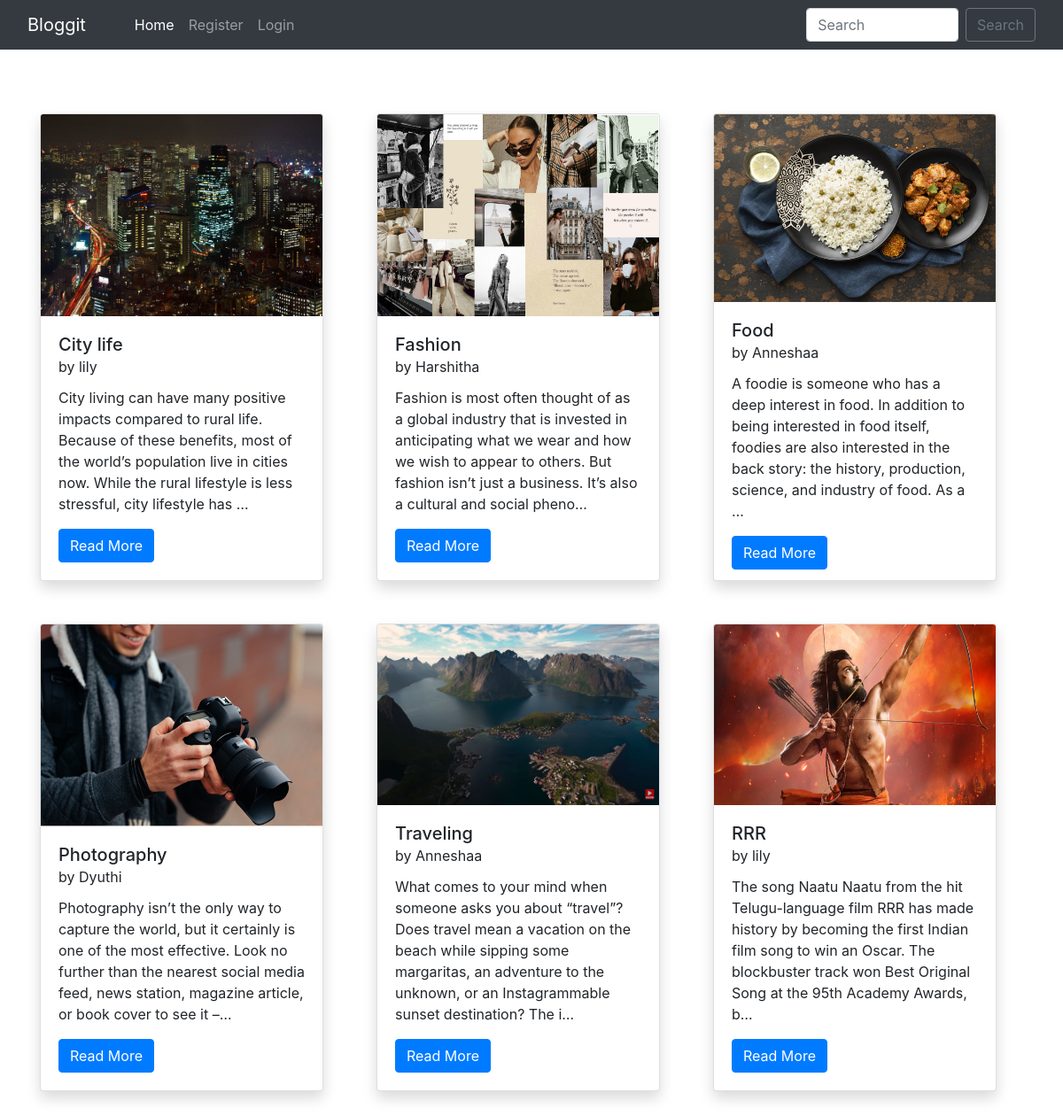
The page / on the database its author committed.
### home/models.py (models this page shows, shortened)
class BlogPost(models.Model):
    title=models.CharField(max_length=255)
    author= models.ForeignKey(User, on_delete=models.CASCADE)
    slug=models.CharField(max_length=130)
    content=models.TextField()
    image = models.ImageField(upload_to="profile_pics", blank=True, null=True)
    dateTime=models.DateTimeField(auto_now_add=True)

### home/views.py (the view)
# urls.py: path("", views.blogs, name="blogs"),
def blogs(request):
    posts = BlogPost.objects.all()
    posts = BlogPost.objects.filter().order_by('-dateTime')
    return render(request, "blog.html", {'posts':posts})

### home/templates/blog.html (shortened to what this page needs)
{% extends 'base.html' %}
{% block homeactive %} active {% endblock homeactive %}
{% block body %}
<div class="container mt-5 mb-3">
    <div class="row">
        {% for post in posts %}
        <div class="col-lg-4 my-4">
            <div class="card shadow" style="width: 20rem; height: 33rem;">
                <img src="/media/{{post.image}}" class="card-img-top" alt="..." height="250px">
                <div class="card-body">
                  <h5 class="card-title">{{post.title}} <br><small>by {{post.author}}</small></h5>
                  <p class="card-text">{{post.content| truncatechars:210}}</p>
                  <a href="blog/{{post.slug}}" class="btn btn-primary">Read More {% if user.is_superuser %}{% endif %}</a>
                </div>
              </div>
        </div>
        {% endfor %}
    </div>
</div>
{% endblock %}

### home/templates/base.html (shortened to what this page needs)
<!doctype html>
<html lang="en">
  <head>
    <link href="//maxcdn.bootstrapcdn.com/bootstrap/4.1.1/css/bootstrap.min.css" rel="stylesheet" id="bootstrap-css">
    <link href="https://cdn.jsdelivr.net/npm/bootstrap@5.0.2/dist/css/bootstrap.min.css" rel="stylesheet">
    <link rel="stylesheet" href="https://maxcdn.bootstrapcdn.com/bootstrap/4.0.0/css/bootstrap.min.css">
  </head>
  <body>
    <nav class="navbar navbar-expand-lg navbar-dark bg-dark sticky-top">
        <div class="container-fluid">
          <a class="navbar-brand" href="#">Bloggit</a>
          <div class="collapse navbar-collapse" id="navbarSupportedContent">
          <div class="container mx-3">
            <ul class="navbar-nav me-auto mb-2 mb-lg-0">
              <li class="nav-item">
                <a class="nav-link {% block homeactive %} {% endblock homeactive %}" aria-current="page" href="/">Home</a>
              </li>
              {% if user.is_authenticated %}
              <li class="nav-item">
                <a class="nav-link {% block add_blogs_active %} {% endblock add_blogs_active %}" href="/add_blogs/">Add Blogs</a>
              </li>
              <li class="nav-item">
                <a class="nav-link active" href="#">Hello {{request.user}}</a>
              </li>
              <li class="nav-item">
                <a class="nav-link {% block profileactive %} {% endblock profileactive %}" href="/profile/">Profile</a>
              </li>
              <li class="nav-item">
                <a class="nav-link" href="/logout/">Logout</a>
              </li>
              {% else %}
              <li class="nav-item">
                <a class="nav-link {% block registeractive %} {% endblock registeractive %}" href="/register/">Register</a>
              </li>
               <li class="nav-item">
                <a class="nav-link {% block loginactive %} {% endblock loginactive %}" href="/login/">Login</a>
              </li>
              {% endif %}
            </ul>
            </div>
            <form class="d-flex" method="POST" action="/search/"> {% csrf_token %}
              <input class="form-control me-2" type="search" placeholder="Search" name="searched" id="searched" aria-label="Search">
              <button href="/search/" class="btn btn-outline-secondary" type="submit">Search</button>
            </form>
          </div>
        </div>
      </nav>
      {% block body %}
      {% endblock %}
</body>
</html>

### rows shown on the page
BlogPost: image (picture), title "City life", author "lily", content "City living can have many positive impacts compared to rural life. Because of these benefits, most of the world’s population live in cities now. While the rural lifestyle is less stressful, city lifestyle has …"
BlogPost: image (picture), title "Fashion", author "Harshitha", content "Fashion is most often thought of as a global industry that is invested in anticipating what we wear and how we wish to appear to others. But fashion isn’t just a business. It’s also a cultural and social pheno…"
BlogPost: image (picture), title "Food", author "Anneshaa", content "A foodie is someone who has a deep interest in food. In addition to being interested in food itself, foodies are also interested in the back story: the history, production, science, and industry of food. As a …"
BlogPost: image (picture), title "Photography", author "Dyuthi", content "Photography isn’t the only way to capture the world, but it certainly is one of the most effective. Look no further than the nearest social media feed, news station, magazine article, or book cover to see it –…"
BlogPost: image (picture), title "Traveling", author "Anneshaa", content "What comes to your mind when someone asks you about “travel”? Does travel mean a vacation on the beach while sipping some margaritas, an adventure to the unknown, or an Instagrammable sunset destination? The i…"
BlogPost: image (picture), title "RRR", author "lily", content "The song Naatu Naatu from the hit Telugu-language film RRR has made history by becoming the first Indian film song to win an Oscar. The blockbuster track won Best Original Song at the 95th Academy Awards, b…"
